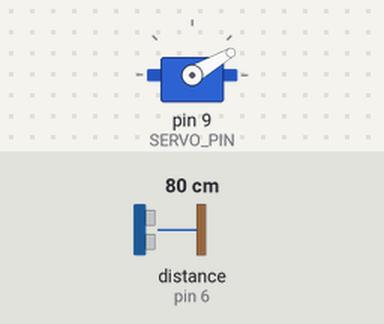
A sketch run on a simulated Arduino Uno, built with avr-gcc and run on an emulated ATmega328P. Parts: servo. Wiring (inferred from the names in the program): ultrasonic range finder: trigger pin 5; echo pin 6. Inputs (shaded band) come from the test bench; at power-on: distance to the obstacle (sensor on pin 6) 80 cm. The echo pulse lasts 58.3 µs per cm.

Above: at 1.2 s.
1.3 s: distance to the obstacle (sensor on pin 6) set to 28 cm
3.0 s: distance to the obstacle (sensor on pin 6) set to 23 cm
At 3.8 s:
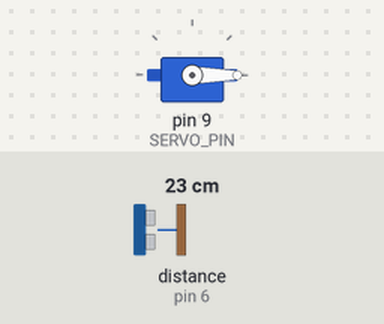
7.5 s: distance to the obstacle (sensor on pin 6) set to 2 cm
Timing chart, 0 to 11.5 s (numbered marks = the images above; inputs shaded):
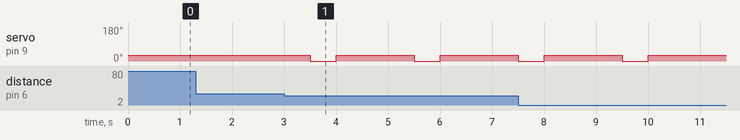

The sketch:

arduino-dispenser.ino
```cpp
#include <Servo.h>

#define SERVO_PIN 9

#define TRIG_PIN  5
#define ECHO_PIN  6

long duration, distance;

Servo myServo;

void push_Sanitizer() {
  myServo.write(30); // adjust the degree here
  delay(500);
  myServo.write(0); // adjust the degree here
  delay(500);
  myServo.write(30); // adjust the degree here
  delay(1000);
}

float read_Distance() {
  // Clears the TRIG_PIN
  digitalWrite(TRIG_PIN, LOW);
  delayMicroseconds(2);

  // Set the TRIG_PIN on HIGH state for 10 micro seconds
  digitalWrite(TRIG_PIN, HIGH);
  delayMicroseconds(10);
  digitalWrite(TRIG_PIN, LOW);

  // Reads the echoPin, returns the sound wave travel time in microseconds
  duration = pulseIn(ECHO_PIN, HIGH);

  // Calculating the distance
  distance = (duration/2) / 29.1;

  return distance;
}

void setup() {
  Serial.begin(115200);

  pinMode(TRIG_PIN, OUTPUT);
  pinMode(ECHO_PIN, INPUT);

  myServo.attach(SERVO_PIN);
  myServo.write(30); // set the default position of servo motor
}

void loop() {
  if(read_Distance() < 25) {
    push_Sanitizer();
  }

// Prints the distance on the Serial Monitor
//  Serial.print("Distance: ");
//  Serial.print(read_Distance());
//  Serial.println(" cm");
//  delay(250);
}
```

Measured:
- the behaviour switches between 26 and 25 cm on distance to the obstacle (sensor on pin 6) (found by bisection; images 0 and 1)
- after the input at 1.3 s, every drawn part: stays the same
- after the input at 3.0 s, servo on pin 9 (SERVO_PIN): alternates 30° for 1.5 s and 0° for 0.50 s, starting after 0.50 s
